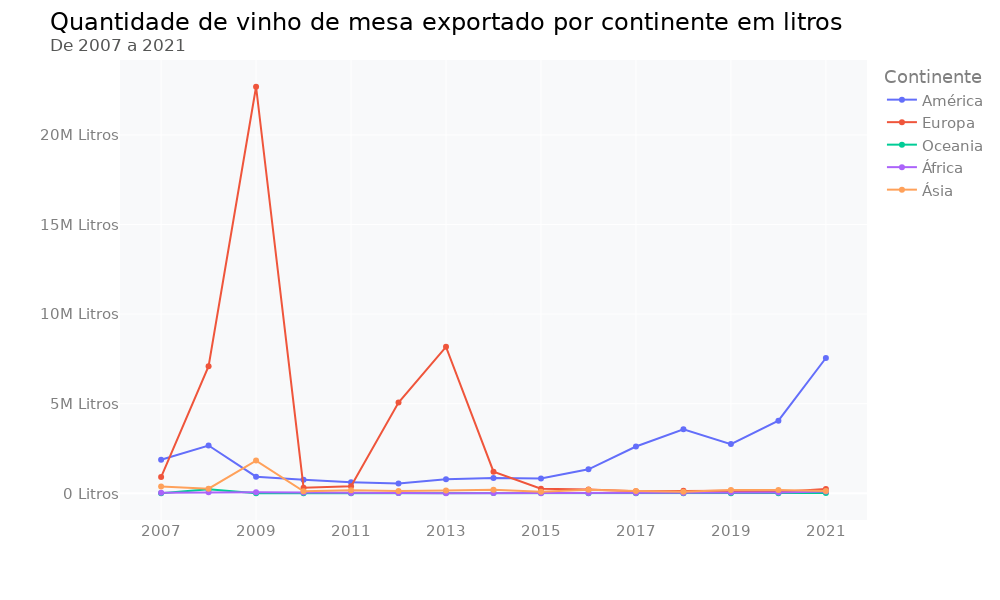

Notebook code cell kept with this figure:
### Code cell
# Importando a biblioteca
import plotly.express as px

fig = px.line(vendas_por_ano_qtd, x=vendas_por_ano_qtd.index, y=vendas_por_ano_qtd.columns, markers = True)

# Ajustando o layout do gráfico
fig.update_layout(width=1000, height=600, font_family = 'DejaVu Sans', font_size=15,
                  font_color= "grey", title_font_color= "black", title_font_size=24,
                  title_text='Quantidade de vinho de mesa exportado por continente em litros' +
                             '<br><sup size=1 style="color:#555655">De 2007 a 2021</sup>',
                  xaxis_title='', yaxis_title='', plot_bgcolor= "#f8f9fa")

#Ajustando os ticks do eixo y para litros
fig.update_yaxes(ticksuffix=" Litros")

fig.update_xaxes(tickmode='array', tickvals=np.arange(2007,2022,2))

fig.show()

### Figure 1 — Plotly figure (JSON) as saved in the notebook; plotly's stock layout.template omitted (floating-point values rounded to 4 significant figures)
{"data": [{"hovertemplate": "Continente=América<br>Ano=%{x}<br>value=%{y}<extra></extra>", "legendgroup": "América", "line": {"color": "#636efa", "dash": "solid"}, "marker": {"symbol": "circle"}, "mode": "lines+markers", "name": "América", "orientation": "v", "showlegend": true, "type": "scatter", "x": ["2007", "2008", "2009", "2010", "2011", "2012", "2013", "2014", "2015", "2016", "2017", "2018", "2019", "2020", "2021"], "xaxis": "x", "y": [1867448, 2663022, 925453, 749419, 616560, 540104, 775323, 852981, 824963, 1335749, 2609551, 3565215, 2743793, 4052442, 7548405], "yaxis": "y"}, {"hovertemplate": "Continente=Europa<br>Ano=%{x}<br>value=%{y}<extra></extra>", "legendgroup": "Europa", "line": {"color": "#EF553B", "dash": "solid"}, "marker": {"symbol": "circle"}, "mode": "lines+markers", "name": "Europa", "orientation": "v", "showlegend": true, "type": "scatter", "x": ["2007", "2008", "2009", "2010", "2011", "2012", "2013", "2014", "2015", "2016", "2017", "2018", "2019", "2020", "2021"], "xaxis": "x", "y": [901901, 7093754, 22685787, 312891, 392094, 5057924, 8171762, 1206820, 255532, 208518, 111822, 138453, 137207, 72158, 235882], "yaxis": "y"}, {"hovertemplate": "Continente=Oceania<br>Ano=%{x}<br>value=%{y}<extra></extra>", "legendgroup": "Oceania", "line": {"color": "#00cc96", "dash": "solid"}, "marker": {"symbol": "circle"}, "mode": "lines+markers", "name": "Oceania", "orientation": "v", "showlegend": true, "type": "scatter", "x": ["2007", "2008", "2009", "2010", "2011", "2012", "2013", "2014", "2015", "2016", "2017", "2018", "2019", "2020", "2021"], "xaxis": "x", "y": [60, 218726, 1014, 1823, 6219, 11709, 17711, 9108, 8246, 2458, 3028, 3024, 1661, 1128, 8589], "yaxis": "y"}, {"hovertemplate": "Continente=África<br>Ano=%{x}<br>value=%{y}<extra></extra>", "legendgroup": "África", "line": {"color": "#ab63fa", "dash": "solid"}, "marker": {"symbol": "circle"}, "mode": "lines+markers", "name": "África", "orientation": "v", "showlegend": true, "type": "scatter", "x": ["2007", "2008", "2009", "2010", "2011", "2012", "2013", "2014", "2015", "2016", "2017", "2018", "2019", "2020", "2021"], "xaxis": "x", "y": [25942, 56609, 54827, 45548, 14903, 9282, 2923, 12182, 1908, 7359, 11919, 17512, 40940, 45312, 96819], "yaxis": "y"}, {"hovertemplate": "Continente=Ásia<br>Ano=%{x}<br>value=%{y}<extra></extra>", "legendgroup": "Ásia", "line": {"color": "#FFA15A", "dash": "solid"}, "marker": {"symbol": "circle"}, "mode": "lines+markers", "name": "Ásia", "orientation": "v", "showlegend": true, "type": "scatter", "x": ["2007", "2008", "2009", "2010", "2011", "2012", "2013", "2014", "2015", "2016", "2017", "2018", "2019", "2020", "2021"], "xaxis": "x", "y": [373809, 256962, 1821709, 112973, 161554, 118795, 148930, 201115, 87635, 192397, 131763, 87548, 181905, 178692, 126212], "yaxis": "y"}], "layout": {"font": {"color": "grey", "family": "DejaVu Sans", "size": 15}, "height": 600, "legend": {"title": {"text": "Continente"}, "tracegroupgap": 0}, "margin": {"t": 60}, "plot_bgcolor": "#f8f9fa", "title": {"font": {"color": "black", "size": 24}, "text": "Quantidade de vinho de mesa exportado por continente em litros<br><sup size=1 style=\"color:#555655\">De 2007 a 2021</sup>"}, "width": 1000, "xaxis": {"anchor": "y", "domain": [0, 1], "tickmode": "array", "tickvals": [2007, 2009, 2011, 2013, 2015, 2017, 2019, 2021], "title": {"text": ""}}, "yaxis": {"anchor": "x", "domain": [0, 1], "ticksuffix": " Litros", "title": {"text": ""}}}}
